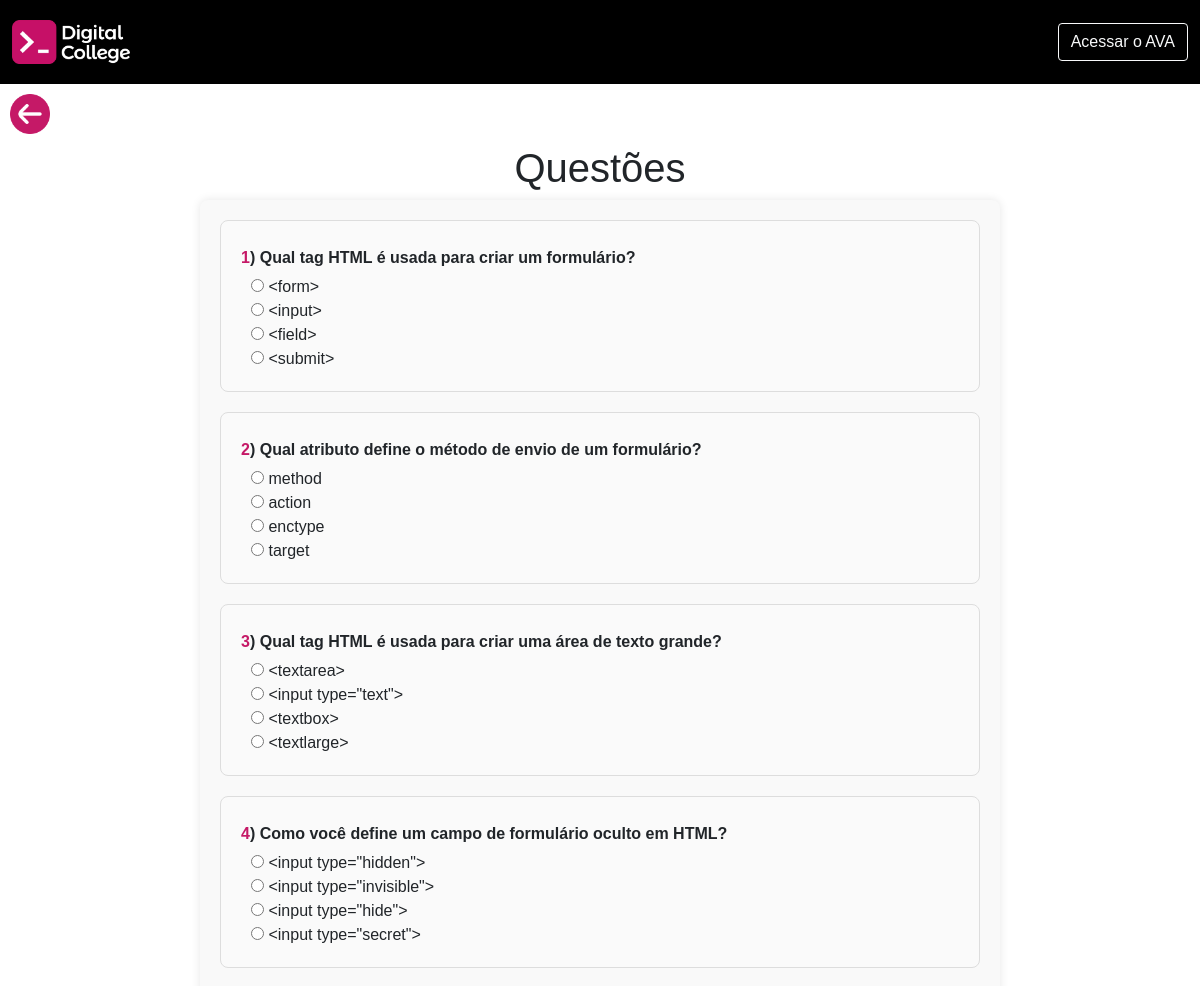
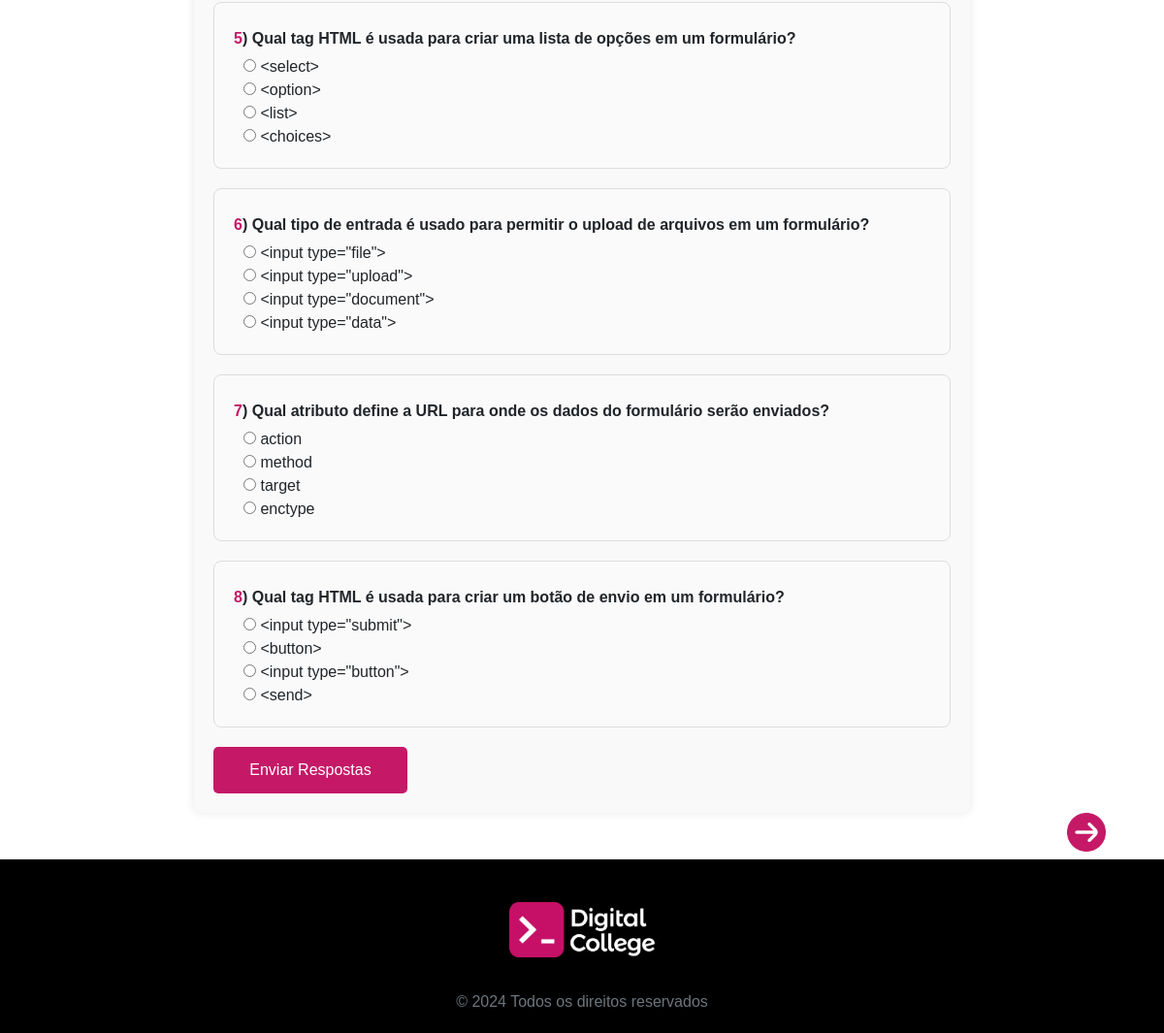
The page /questoesModulo01/unidade04.php on the database its author committed (2 pictures, top to bottom).
### tables this page shows
CREATE TABLE questoes(
	id INT PRIMARY KEY NOT NULL AUTO_INCREMENT,
    numero INT NOT NULL,
	enunciado VARCHAR(1255) NOT NULL,
	item_a VARCHAR(1255) NOT NULL,
	item_b VARCHAR(1255) NOT NULL,
	item_c VARCHAR(1255) NOT NULL,
	item_d VARCHAR(1255) NOT NULL,
	item_certo CHAR(1),
    unidade INT NOT NULL,
    modulo INT NOT NULL
);

### process/questoes.php (called while the page is built, shortened)
<?php
include_once('conn.php');
include_once('../layouts/header.php');
$respostasCorretas = 0;
$questoesErradas = [];
if ($_SERVER['REQUEST_METHOD'] === 'POST') {
    $respostas = $_POST;
    $totalQuestões = count($respostas);
    foreach ($respostas as $questao_id => $resposta_usuario) {
        if (strpos($questao_id, 'questao_') !== 0) {
            continue;
        }
        $id = substr($questao_id, 8);
        $sql = "SELECT item_certo, numero, item_a, item_b, item_c, item_d, enunciado FROM questoes WHERE id = ?";
        $stmt = $conn->prepare($sql);
        $stmt->bind_param('i', $id);
        $stmt->execute();
        $result = $stmt->get_result();
        if ($result->num_rows > 0) {
            $questao = $result->fetch_assoc();
            $item_certo = $questao['item_certo'];
            $numero = $questao['numero'];
            $enunciado = $questao['enunciado'];
            $respostas = [
                'A' => $questao['item_a'],
                'B' => $questao['item_b'],
                'C' => $questao['item_c'],
                'D' => $questao['item_d']
            ];
            if ($resposta_usuario === $item_certo) {
                $respostasCorretas++;
            } else {
                $questoesErradas[] = [
                    'numero' => $numero,
                    'enunciado' => $enunciado,
                    'resposta_usuario' => $respostas[$resposta_usuario],
                    'item_certo' => $respostas[$item_certo],
                    'resposta_usuario_letra' => array_search($resposta_usuario, $respostas),
                    'item_certo_letra' => array_search($item_certo, $respostas)
                ];
            }
        }
    }
    $nota = $respostasCorretas / $totalQuestões * 10;
    $mensagem = $nota > 7 ? "Parabéns, sua nota foi: " . number_format($nota, 2) : "Revise o conteúdo, sua nota foi: " . number_format($nota, 2);
    $notaClass = $nota > 7 ? 'nota-alta' : 'nota-baixa';
    echo "<div class='resultado $notaClass'>";
    echo "<h2>Resultado do Quiz</h2>";
    echo "<p>$mensagem</p>";
    echo "<p>Você acertou " . htmlspecialchars($respostasCorretas) . " de " . htmlspecialchars($totalQuestões) . " questões.</p>";
    echo "</div>";
    if (!empty($questoesErradas)) {
        echo "<div class='questoes-erradas'>";
        echo "<h3>Questões que você errou:</h3>";
        echo "<table>";
        echo "<tr><th>Número da Questão</th><th>Enunciado</th><th>Resposta Dada</th><th>Resposta Correta</th></tr>";
        foreach ($questoesErradas as $questaoErrada) {
            echo "<tr>";
            echo "<td>" . htmlspecialchars($questaoErrada['numero']) . "</td>";
            echo "<td>" . htmlspecialchars($questaoErrada['enunciado']) . "</td>";
            echo "<td>" . htmlspecialchars($questaoErrada['resposta_usuario']) . "</td>";
            echo "<td>" . htmlspecialchars($questaoErrada['item_certo']) . "</td>";
            echo "</tr>";
        }
        echo "</table>";
        echo "</div>";
    }
} else {
    $questoes_query = "SELECT id, numero, enunciado, item_a, item_b, item_c, item_d, unidade, modulo FROM questoes";
    $result = $conn->query($questoes_query);
    if ($result) {
        $questoes = $result->fetch_all(MYSQLI_ASSOC);
    } else {
        $questoes = [];
    }
}
?>

### questoesModulo01/unidade04.php (the view, shortened to what this page needs)
<?php
    include_once('../process/questoes.php');
?>
<a href="../modulo1/ApostilaHtml/introhtml.php" class="button-left"><img src="../assets/img/arrow-circle-left.png" alt="" class="left"></a>
<h1 style="text-align: center;">Questões</h1>
<form id="quizForm" method="post" action="../process/questoes.php">
    <?php foreach ($questoes as $questao): ?>
        <?php if ($questao["modulo"] == 1): ?>
            <?php if ($questao["unidade"] == 4): ?>
            <div class="question">
                <p><strong class="nQuestion"><?php echo $questao['numero'] ?></strong><strong>) </strong><strong><?php echo htmlspecialchars($questao["enunciado"]); ?></strong></p>
                <div class="options">
                    <label><input type="radio" name="questao_<?php echo $questao["id"]; ?>" value="A"> <?php echo htmlspecialchars($questao["item_a"]); ?></label>
                    <br>
                    <label><input type="radio" name="questao_<?php echo $questao["id"]; ?>" value="B"> <?php echo htmlspecialchars($questao["item_b"]); ?></label>
                    <br>
                    <label><input type="radio" name="questao_<?php echo $questao["id"]; ?>" value="C"> <?php echo htmlspecialchars($questao["item_c"]); ?></label>
                    <br>
                    <label><input type="radio" name="questao_<?php echo $questao["id"]; ?>" value="D"> <?php echo htmlspecialchars($questao["item_d"]); ?></label>
                    <br>
                </div>
            </div>
            <?php endif; ?>
        <?php endif; ?>
    <?php endforeach; ?>
    <button type="submit">Enviar Respostas</button>
</form>
<a href="../../questoesModulo01/unidade01.php" class="button-prox"><img src="../../assets/img/arrow-circle-right (1).png" alt="" class="next"></a>
<br><br>
<?php include('../layouts/footer.php') ?>

### assets/css/estilo.css (style rules this page uses)
*, *::before, *::after { box-sizing: border-box; margin: 0; padding: 0%; }
:root { --FonteMontserrat: 'Montserrat', sans-serif !important; --CorDC01: #C61067; --CorDC02: #623CEA; --CorDC03: #F9E784; --CorDC04: #02394A; --CorDC05: #0B39B4; --CorPreta: #000000; --CorBranca: #FFF; --CorTopico: var(--CorDC01); --CorSubtopico: var(--CorDC04); --CorApresentacao: #623CEA; --CorImportante: #ff0000; --CorImportanteClaro: #ffe2d7; --CorFiqueAtento: #f1a923; --CorFiqueAtentoClaro: #fdefd4; --CorReflita: #65d1e7; --CorReflitaClaro: #d7f8ff; --CorExemplo: #32e1d9; --CorExemploClaro: #d7ffdd; --CorSaibaMais: #36a5b1; --CorSaibaMaisClaro: #d6fbff; --CorCuriosidade: #435266; --CorCuriosidadeClaro: #d3e5fd; --CorResumo: #c79d60; --CorResumoClaro: #fdecd3; }
* { font-family: var(--FonteMontserrat); font-weight: light; }
#quizForm { width: 80%; max-width: 800px; margin: 0 auto; padding: 20px; background-color: #f9f9f9; border-radius: 8px; box-shadow: 0 0 10px rgba(0, 0, 0, 0.1); }
.question { margin-bottom: 20px; padding: 15px; border: 1px solid #ddd; border-radius: 8px; background-color: #fff; }
.question p { margin: 5px 0; }
.question label { margin-left: 10px; }
button { background-color: #007bff; color: #fff; border: none; padding: 10px 20px; border-radius: 5px; cursor: pointer; font-size: 16px; }
.nQuestion { color: #c51967; }
button { background-color:#c51967; color: #fff; padding: 12px 25px; border-radius: 5px; cursor: pointer; display: block; width: 100%; max-width: 200px; transition: 0.3s; }
.question { margin-bottom: 20px; padding: 20px; border: 1px solid #ddd; border-radius: 8px; background-color: #fafafa; transition: border-color 0.3s ease; }
.button-prox { position: absolute; cursor: pointer; display: block; width: 100px; height: auto; text-decoration: none; transition: 0.3s; right: 0; }
.next { width:40px ; }
.left { width:40px ; }
.button-left { padding: 10px; cursor: pointer; display: block; width: 100px; height: auto; text-decoration: none; transition: 0.3s; right: 0; }
a { text-decoration: none; color: #c51967; }

### rows shown on the page
questoes: numero "1", enunciado "Qual tag HTML é usada para criar um formulário?", item_a "<form>", item_b "<input>", item_c "<field>", item_d "<submit>"
questoes: numero "2", enunciado "Qual atributo define o método de envio de um formulário?", item_a "method", item_b "action", item_c "enctype", item_d "target"
questoes: numero "3", enunciado "Qual tag HTML é usada para criar uma área de texto grande?", item_a "<textarea>", item_b "<input type=\"text\">", item_c "<textbox>", item_d "<textlarge>"
questoes: numero "4", enunciado "Como você define um campo de formulário oculto em HTML?", item_a "<input type=\"hidden\">", item_b "<input type=\"invisible\">", item_c "<input type=\"hide\">", item_d "<input type=\"secret\">"
questoes: numero "5", enunciado "Qual tag HTML é usada para criar uma lista de opções em um formulário?", item_a "<select>", item_b "<option>", item_c "<list>", item_d "<choices>"
questoes: numero "6", enunciado "Qual tipo de entrada é usado para permitir o upload de arquivos em um formulário?", item_a "<input type=\"file\">", item_b "<input type=\"upload\">", item_c "<input type=\"document\">", item_d "<input type=\"data\">"
questoes: numero "7", enunciado "Qual atributo define a URL para onde os dados do formulário serão enviados?", item_a "action", item_b "method", item_c "target", item_d "enctype"
questoes: numero "8", enunciado "Qual tag HTML é usada para criar um botão de envio em um formulário?", item_a "<input type=\"submit\">", item_b "<button>", item_c "<input type=\"button\">", item_d "<send>"
